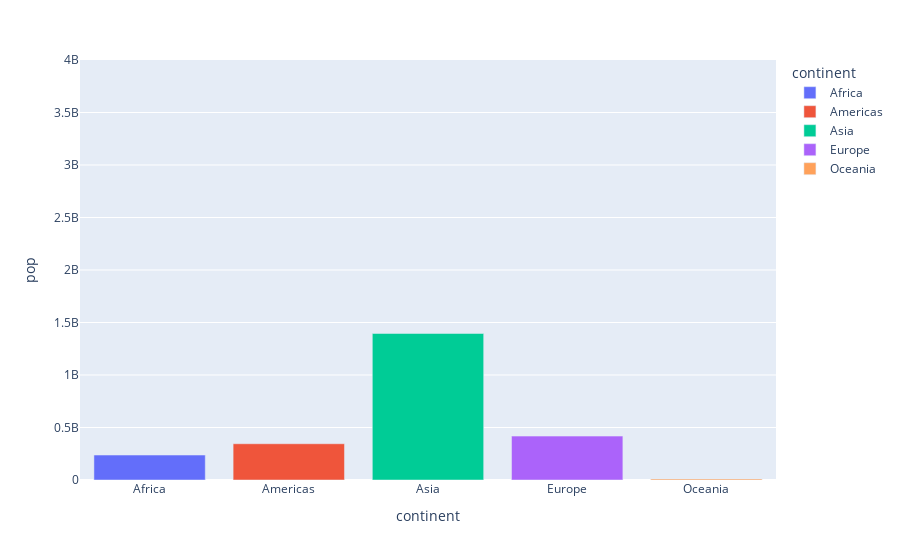

Notebook code cell kept with this figure:
### Code cell


### Figure 1 — Plotly figure (JSON) as saved in the notebook; plotly's stock layout.template omitted (floating-point values rounded to 4 significant figures)
{"data": [{"alignmentgroup": "True", "hovertemplate": "continent=%{x}<br>pop=%{y}<extra></extra>", "legendgroup": "Africa", "marker": {"color": "#636efa", "pattern": {"shape": ""}}, "name": "Africa", "offsetgroup": "Africa", "orientation": "v", "showlegend": true, "textposition": "auto", "type": "bar", "x": ["Africa"], "xaxis": "x", "y": [237640501], "yaxis": "y"}, {"alignmentgroup": "True", "hovertemplate": "continent=%{x}<br>pop=%{y}<extra></extra>", "legendgroup": "Americas", "marker": {"color": "#EF553B", "pattern": {"shape": ""}}, "name": "Americas", "offsetgroup": "Americas", "orientation": "v", "showlegend": true, "textposition": "auto", "type": "bar", "x": ["Americas"], "xaxis": "x", "y": [345152446], "yaxis": "y"}, {"alignmentgroup": "True", "hovertemplate": "continent=%{x}<br>pop=%{y}<extra></extra>", "legendgroup": "Asia", "marker": {"color": "#00cc96", "pattern": {"shape": ""}}, "name": "Asia", "offsetgroup": "Asia", "orientation": "v", "showlegend": true, "textposition": "auto", "type": "bar", "x": ["Asia"], "xaxis": "x", "y": [1395357351], "yaxis": "y"}, {"alignmentgroup": "True", "hovertemplate": "continent=%{x}<br>pop=%{y}<extra></extra>", "legendgroup": "Europe", "marker": {"color": "#ab63fa", "pattern": {"shape": ""}}, "name": "Europe", "offsetgroup": "Europe", "orientation": "v", "showlegend": true, "textposition": "auto", "type": "bar", "x": ["Europe"], "xaxis": "x", "y": [418120846], "yaxis": "y"}, {"alignmentgroup": "True", "hovertemplate": "continent=%{x}<br>pop=%{y}<extra></extra>", "legendgroup": "Oceania", "marker": {"color": "#FFA15A", "pattern": {"shape": ""}}, "name": "Oceania", "offsetgroup": "Oceania", "orientation": "v", "showlegend": true, "textposition": "auto", "type": "bar", "x": ["Oceania"], "xaxis": "x", "y": [10686006], "yaxis": "y"}], "layout": {"barmode": "relative", "legend": {"title": {"text": "continent"}, "tracegroupgap": 0}, "margin": {"t": 60}, "xaxis": {"anchor": "y", "categoryarray": ["Africa", "Americas", "Asia", "Europe", "Oceania"], "categoryorder": "array", "domain": [0, 1], "title": {"text": "continent"}}, "yaxis": {"anchor": "x", "domain": [0, 1], "range": [0, 4000000000], "title": {"text": "pop"}}}}
